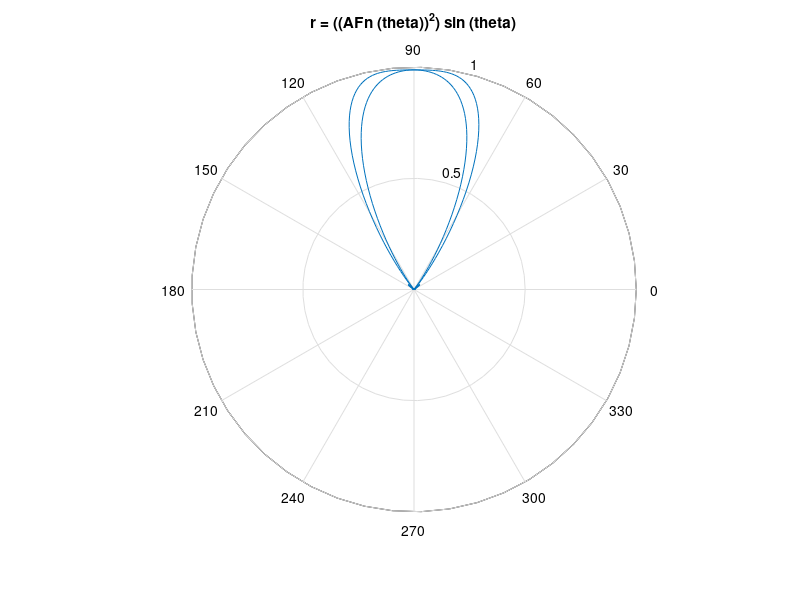

MATLAB code for this plot:
clear
clc
format long

f=30*10e9; % f=30GHz
c=3*10e8;
lambda=c/f;
k=2*pi/lambda;
d_line=0.5*lambda;
N=8;
% theta_max=(10/180)*pi;

for theta_max=pi*(0:10:80)/180
% for N=8:4:20
%     theta_max=(30)/180*pi;
    fai  = @(theta) k*d_line*(sin(theta)-sin(theta_max));
    e_up   = @(theta) sin(0.5.*N.*fai(theta));
    e_down = @(theta) N*sin(0.5*fai(theta));
    AFn   = @(theta) e_up(theta)./e_down(theta);
    e_out  = @(theta) ((AFn(theta)).^2).*sin(theta);
    ezpolar (e_out)
%     fplot(e_out)
%     axis([0 pi -1 1])
%     grid on
%     title(theta_max/pi*180)
%     e = @(theta) e_out(theta);
%     integral2(e,0,pi,0,2*pi)
    Garray_line = 2/quadgk(e_out,0,pi);
    Garray_line = 10*log10(Garray_line)
%     G_=10*log10(4*pi*N*(d_line^2)*cos(theta_max)/(lambda^2))
end